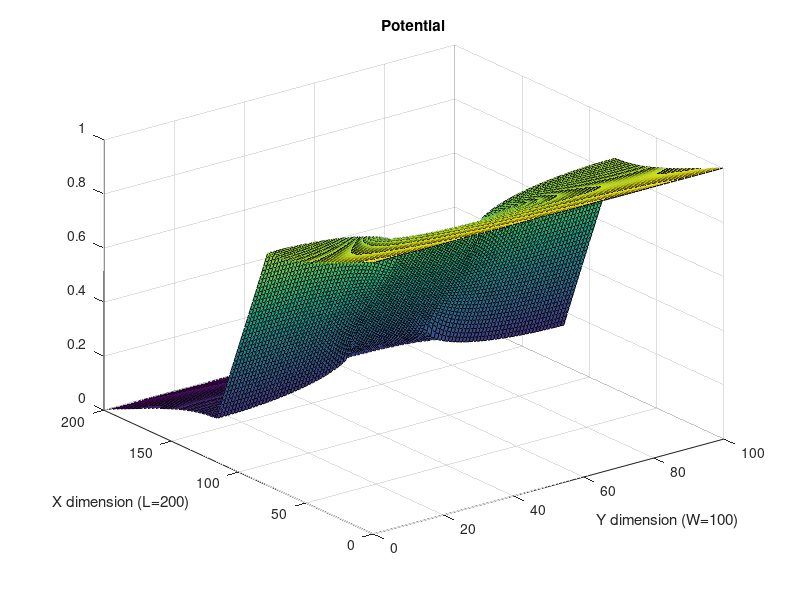
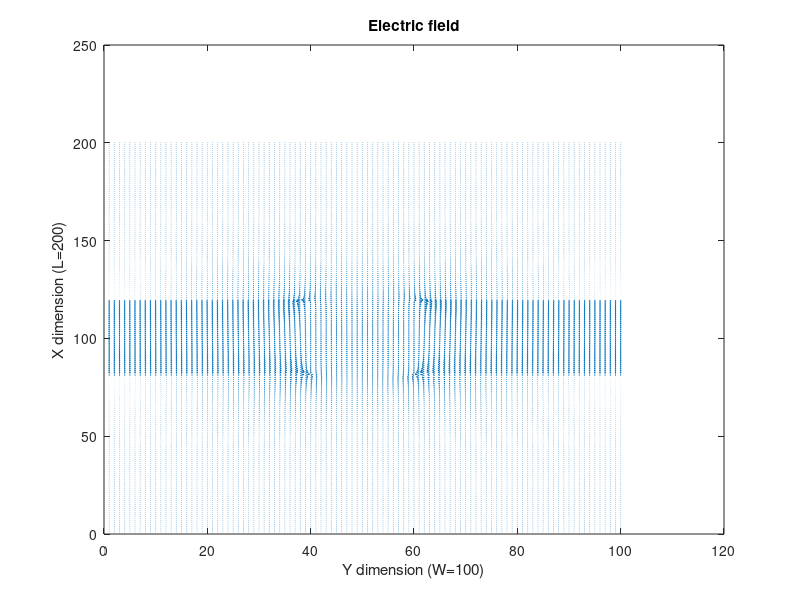

These charts were generated, in order, by the following MATLAB code:
%% Finite Difference Solution of Electric Field
% This section prepares the electric field solution for use in the next
% section of the assignment. In the previous section, we assumed a constant
% field across the entirety of the simulation window. Here, we have a
% non-constant conductivity across the field of view. The different
% boundary conditions produce different results for the potential and
% electric field, both of which are plotted. The finite difference matrix method
% is used, in exactly the same way as in assignment 2.
nx = 200;
ny = 100;
G = sparse(nx*ny, nx*ny);
B = zeros(1,nx*ny);
%setting conductivity map for 3rd part
cMap = ones(nx,ny);
 for q = 1:nx
     for w = 1:ny
         if ((q<(0.6*nx)&&q>(0.4*nx)&&w>(0.6*ny)) || (q<(0.6*nx)&&q>(0.4*nx)&&w<(0.4*ny)))
             cMap(q,w) = 1e-2;
         end
     end
 end

for i = 1:nx
    for j = 1:ny
        %Setting up the G-Matrix
        n = j + (i-1)*ny;
        if i == 1
            G(n,n) = 1;
            B(n) = 1;
        elseif i == nx
            G(n,n) = 1;
        elseif j == 1
            nxm = j + (i-2)*ny;
            nxp = j + (i)*ny;
            nyp = j+1 + (i-1)*ny;
            
            rxm = (cMap(i,j) + cMap(i-1,j))/2.0;
            rxp = (cMap(i,j) + cMap(i+1,j))/2.0;
            ryp = (cMap(i,j) + cMap(i,j+1))/2.0;

            G(n,n) = -(rxm + rxp + ryp);
            G(n,nxm) = rxm;
            G(n,nxp) = rxp;
            G(n,nyp) = ryp;
        elseif j == ny
            nxm = j + (i-2)*ny;
            nxp = j + (i)*ny;
            nym = j-1 + (i-1)*ny;
            
            rxm = (cMap(i,j) + cMap(i-1,j))/2.0;
            rxp = (cMap(i,j) + cMap(i+1,j))/2.0;
            rym = (cMap(i,j) + cMap(i,j-1))/2.0;
            
            G(n,n) = -(rxm + rxp + rym);
            G(n,nxm) = rxm;
            G(n,nxp) = rxp;
            G(n,nym) = rym;
        else
            nxm = j + (i-2)*ny;
            nxp = j + (i)*ny;
            nym = j-1 + (i-1)*ny;
            nyp = j+1 + (i-1)*ny;
            
            rxm = (cMap(i,j) + cMap(i-1,j))/2.0;
            rxp = (cMap(i,j) + cMap(i+1,j))/2.0;
            rym = (cMap(i,j) + cMap(i,j-1))/2.0;
            ryp = (cMap(i,j) + cMap(i,j+1))/2.0;
            
            G(n,nxp) = rxp;
            G(n,nyp) = ryp;
            G(n,nxm) = rxm;
            G(n,nym) = rym;
            G(n,n) = -(rxm + rxp + rym + ryp);
        end
    end
end
%solving for matrix of potentials
V = G\B';
Vmap = zeros(nx,ny);
for i = 1:nx
    for j = 1:ny
        n = j + (i-1)*ny;
        Vmap(i,j) = V(n);
    end
end

 
%plotting potential
figure(4)
surf(Vmap)

title('Potential')
ylabel('X dimension (L=200)')
xlabel('Y dimension (W=100)')

%plotting electric field
[Ex,Ey] = gradient(-Vmap);
figure(5)
quiver(Ex,Ey)
title('Electric field')
ylabel('X dimension (L=200)')
xlabel('Y dimension (W=100)')
